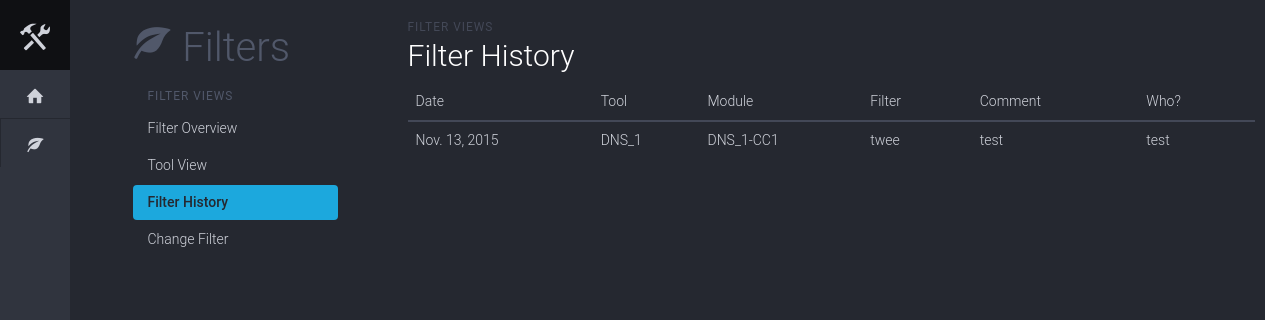
Before: /filters/history/ with the older database file.
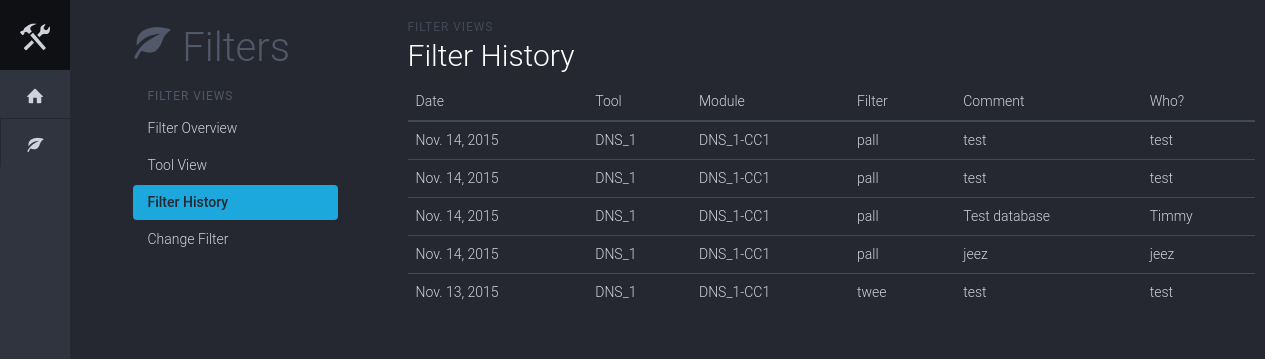
After: the same page with the newer database file.
### filter_app/models.py (models this page shows)
class FilterSwap(models.Model):
	module = models.ForeignKey(Module, related_name='swaps')
	swapped_filter = models.ForeignKey(Filter, related_name='swaps')
	comment = models.TextField()
	date = models.DateField('Date', default=datetime.date.today)
	who = models.CharField(max_length=32, null=True)
	class Meta:
		app_label = 'filter_app'
		verbose_name = 'filter swap'
		verbose_name_plural = 'filter swaps'
		ordering = ['-date']
	def __unicode__(self):
		return str(self.module) + ': filter changed on ' + str(self.date)
	def __str__(self):
		return str(self.module) + ': filter changed on ' + str(self.date)
	def save(self, *args, **kwargs):
		active_filter = self.module.current_filter
		if active_filter and self.swapped_filter != active_filter:
			self.module.previous_filter = active_filter
			print 'filter swapped!'
			print self.module.previous_filter
		super(FilterSwap, self).save(*args, **kwargs)

class Module(models.Model):
	name = models.CharField(max_length=32, unique=True)
	main_tool = models.ForeignKey(Tool)
	current_filter = models.ForeignKey(Filter, related_name='+')
	previous_filter = models.ForeignKey(Filter, related_name='+', null=True) # No backwards relation!
	chemistry = models.ManyToManyField(Chemistry, related_name='modules')
	class Meta:
		app_label = 'filter_app'
		verbose_name = 'module'
		verbose_name_plural = 'modules'
	def __unicode__(self):
		return self.name
	def __str__(self):
		return self.main_tool.name + '-' +self.name

class Tool(models.Model):
	CR_CHOICES = (
	    ('FAB1', 'FAB1'),
	    ('FAB2', 'FAB2'),
	)
	name = models.CharField(max_length=8, unique=True)
	cleanroom = models.CharField(max_length=16, choices=CR_CHOICES, default='FAB1', null=True)
	class Meta:
		app_label = 'filter_app'
		verbose_name = 'tool'
		verbose_name_plural = 'tools'
		ordering = ['cleanroom', 'name', ]
	def __unicode__(self):
		return self.name
	def __str__(self):
		return self.name

class Filter(models.Model):
	product_code = models.CharField(max_length=255, unique=True)
	manufacturer = models.CharField(max_length=255)
	pore_size = models.CharField(max_length=32)
	class Meta:
		app_label = 'filter_app'
		verbose_name = 'filter'
		verbose_name_plural = 'filters'
	def __unicode__(self):
		return self.product_code
	def __str__(self):
		return self.product_code

### filter_app/views.py (the view)
# urls.py: url(r'history/$', views.HistoryView.as_view(), name='history'),
class HistoryView(ListView):
	model = models.FilterSwap
	context_object_name = 'swap_list'
	template_name = 'overview2.html'
	def get_queryset(self):
		return self.model.objects.all().prefetch_related()

### filter_app/templatetags/filter_tags.py (called while the page is built)
@register.tag
def active(parser, token):
    try:
        args = token.split_contents()
        print 'args: ' + str(args[1]) + ' ' + str(args[2])
        return ActiveUrlNode(args[1], args[2])
    except ValueError:
        raise template.TemplateSyntaxError, "%r tag requires at least 2 arguments" % token.contents.split()[0]

    def render(self, context):
        request = self.request.resolve(context)
        any_of = False
        try:
            url = resolve(request.path_info)
            print 'url: ' + str(url.url_name)
            url_name = url.url_name
            print 'url name-- ' + str(url_name)
            print 'den andere-- ' + str(self.names)
            if url_name == self.names:
                print 'jeeeeej'
                any_of=True
            else:
                print 'tis ni waar '
            '''for n in self.names:
                name = n.resolve(context)
                if url_name.startswith(name):
                    any_of = True
                    break'''
        except:
            print "Cannot resolve %s" % request.path_info
        return self.return_value if any_of else ''

### filter_app/templates/overview2.html (shortened to what this page needs)
{% extends 'layout.html' %}
{% load staticfiles %}
{% block extra_css %}
	<link rel="stylesheet" href="{% static 'css/style.css' %}">
{% endblock extra_css %}
{% block content %}
	<div class="container">
		<div class="row">
			<div class="col-sm-9 col-xs-12 content">
				<div class="dashhead">
					<div class="dashhead-titles">
						<h6 class="dashhead-subtitle">Filter Views</h6>
						<h2 class="dashhead-title">Filter History</h2>
					</div>
				</div>
				<div class="table-full">
					<div class="table-responsive">
						<table class="table" data-sort="table">
							<thead>
								<tr>
									<th class="header">Date</th>
									<th class="header">Tool</th>
									<th class="header">Module</th>
									<th class="header">Filter</th>
									<th class="header">Comment</th>
									<th class="header">Who?</th>
								</tr>
							</thead>
							<tbody>
								{% for swap in swap_list %}
								<tr>
									<td>
										{{ swap.date }}
									</td>
									<td>
										{{ swap.module.main_tool }}
									</td>
									<td>
										{{ swap.module }}
									</td>
									<td>
										{{ swap.swapped_filter }}
									</td>
									<td>
										{{ swap.comment }}
									</td>
									<td>
										{{ swap.who }}
									</td>
								</tr>
								{% endfor %}
							</tbody>
						</table>
					</div>
				</div>
			</div>
		</div>
	</div>
{% endblock content %}

Changed rows visible on the page:
added FilterSwap: date "Nov. 14, 2015", module.main_tool "DNS_1", module "DNS_1-CC1", swapped_filter "pall", comment "test", who "test"
added FilterSwap: date "Nov. 14, 2015", module.main_tool "DNS_1", module "DNS_1-CC1", swapped_filter "pall", comment "test", who "test"
added FilterSwap: date "Nov. 14, 2015", module.main_tool "DNS_1", module "DNS_1-CC1", swapped_filter "pall", comment "Test database", who "Timmy"
added FilterSwap: date "Nov. 14, 2015", module.main_tool "DNS_1", module "DNS_1-CC1", swapped_filter "pall", comment "jeez", who "jeez"
